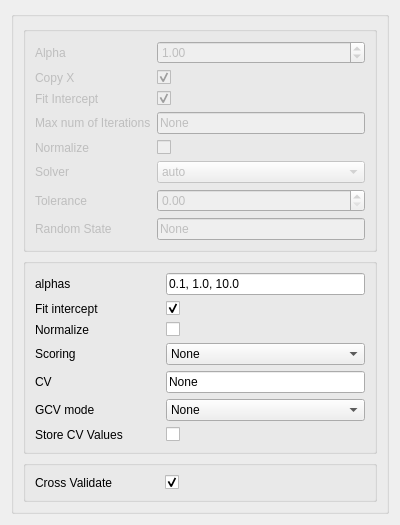
<?xml version="1.0" encoding="UTF-8"?>
<ui version="4.0">
 <class>Form</class>
 <widget class="QWidget" name="Form">
  <property name="geometry">
   <rect>
    <x>0</x>
    <y>0</y>
    <width>400</width>
    <height>443</height>
   </rect>
  </property>
  <property name="windowTitle">
   <string>Form</string>
  </property>
  <layout class="QVBoxLayout">
   <item>
    <widget class="QGroupBox" name="groupbox">
     <layout class="QVBoxLayout" name="verticalLayout">
      <item>
       <widget class="QGroupBox" name="formGroupBox">
        <property name="enabled">
         <bool>false</bool>
        </property>
        <layout class="QFormLayout" name="formLayout_2">
         <property name="fieldGrowthPolicy">
          <enum>QFormLayout::AllNonFixedFieldsGrow</enum>
         </property>
         <item row="0" column="0">
          <widget class="QLabel" name="alphaLabel_2">
           <property name="text">
            <string>Alpha</string>
           </property>
          </widget>
         </item>
         <item row="0" column="1">
          <widget class="QDoubleSpinBox" name="alphaDoubleSpinBox_2">
           <property name="value">
            <double>1.000000000000000</double>
           </property>
          </widget>
         </item>
         <item row="1" column="0">
          <widget class="QLabel" name="copyXLabel_2">
           <property name="text">
            <string>Copy X</string>
           </property>
          </widget>
         </item>
         <item row="1" column="1">
          <widget class="QCheckBox" name="copyXCheckBox_2">
           <property name="checked">
            <bool>true</bool>
           </property>
          </widget>
         </item>
         <item row="2" column="0">
          <widget class="QLabel" name="fitInterceptLabel_4">
           <property name="text">
            <string>Fit Intercept</string>
           </property>
          </widget>
         </item>
         <item row="2" column="1">
          <widget class="QCheckBox" name="fitInterceptCheckBox_4">
           <property name="checked">
            <bool>true</bool>
           </property>
          </widget>
         </item>
         <item row="3" column="0">
          <widget class="QLabel" name="maxNumOfIterationsLabel_2">
           <property name="text">
            <string>Max num of Iterations</string>
           </property>
          </widget>
         </item>
         <item row="3" column="1">
          <widget class="QLineEdit" name="maxNumOfIterationslineEdit_2">
           <property name="text">
            <string>None</string>
           </property>
          </widget>
         </item>
         <item row="4" column="0">
          <widget class="QLabel" name="normalizeLabel_4">
           <property name="text">
            <string>Normalize</string>
           </property>
          </widget>
         </item>
         <item row="4" column="1">
          <widget class="QCheckBox" name="normalizeCheckBox_4"/>
         </item>
         <item row="5" column="0">
          <widget class="QLabel" name="solverLabel_2">
           <property name="text">
            <string>Solver</string>
           </property>
          </widget>
         </item>
         <item row="5" column="1">
          <widget class="QComboBox" name="solverComboBox_2">
           <item>
            <property name="text">
             <string>auto</string>
            </property>
           </item>
           <item>
            <property name="text">
             <string>svd</string>
            </property>
           </item>
           <item>
            <property name="text">
             <string>cholesky</string>
            </property>
           </item>
           <item>
            <property name="text">
             <string>lsqr</string>
            </property>
           </item>
           <item>
            <property name="text">
             <string>sparse_cg</string>
            </property>
           </item>
           <item>
            <property name="text">
             <string>sag</string>
            </property>
           </item>
          </widget>
         </item>
         <item row="6" column="0">
          <widget class="QLabel" name="toleranceLabel_2">
           <property name="text">
            <string>Tolerance</string>
           </property>
          </widget>
         </item>
         <item row="6" column="1">
          <widget class="QDoubleSpinBox" name="toleranceDoubleSpinBox_2"/>
         </item>
         <item row="7" column="0">
          <widget class="QLabel" name="randomStateLabel_2">
           <property name="text">
            <string>Random State</string>
           </property>
          </widget>
         </item>
         <item row="7" column="1">
          <widget class="QLineEdit" name="randomStateLineEdit_2">
           <property name="text">
            <string>None</string>
           </property>
          </widget>
         </item>
        </layout>
       </widget>
      </item>
      <item>
       <widget class="QGroupBox" name="formGroupBox_CV">
        <layout class="QFormLayout" name="formLayout_6">
         <property name="fieldGrowthPolicy">
          <enum>QFormLayout::AllNonFixedFieldsGrow</enum>
         </property>
         <item row="0" column="0">
          <widget class="QLabel" name="alphasLabel_2">
           <property name="text">
            <string>alphas</string>
           </property>
          </widget>
         </item>
         <item row="0" column="1">
          <widget class="QLineEdit" name="alphasLineEdit_2">
           <property name="text">
            <string>0.1, 1.0, 10.0</string>
           </property>
          </widget>
         </item>
         <item row="1" column="0">
          <widget class="QLabel" name="fitInterceptLabel_3">
           <property name="text">
            <string>Fit intercept </string>
           </property>
          </widget>
         </item>
         <item row="1" column="1">
          <widget class="QCheckBox" name="fitInterceptCheckBox_3">
           <property name="checked">
            <bool>true</bool>
           </property>
          </widget>
         </item>
         <item row="2" column="0">
          <widget class="QLabel" name="normalizeLabel_3">
           <property name="text">
            <string>Normalize </string>
           </property>
          </widget>
         </item>
         <item row="2" column="1">
          <widget class="QCheckBox" name="normalizeCheckBox_3"/>
         </item>
         <item row="3" column="0">
          <widget class="QLabel" name="scoringLabel_2">
           <property name="text">
            <string>Scoring</string>
           </property>
          </widget>
         </item>
         <item row="3" column="1">
          <widget class="QComboBox" name="scoringComboBox_2">
           <item>
            <property name="text">
             <string>None</string>
            </property>
           </item>
           <item>
            <property name="text">
             <string>string</string>
            </property>
           </item>
           <item>
            <property name="text">
             <string>callable</string>
            </property>
           </item>
          </widget>
         </item>
         <item row="4" column="0">
          <widget class="QLabel" name="cvLabel_2">
           <property name="text">
            <string>CV</string>
           </property>
          </widget>
         </item>
         <item row="4" column="1">
          <widget class="QLineEdit" name="cvLineEdit_2">
           <property name="text">
            <string>None</string>
           </property>
          </widget>
         </item>
         <item row="5" column="0">
          <widget class="QLabel" name="gCVModeLabel_2">
           <property name="text">
            <string>GCV mode</string>
           </property>
          </widget>
         </item>
         <item row="5" column="1">
          <widget class="QComboBox" name="gCVModeComboBox_2">
           <item>
            <property name="text">
             <string>None</string>
            </property>
           </item>
           <item>
            <property name="text">
             <string>auto</string>
            </property>
           </item>
           <item>
            <property name="text">
             <string>svd</string>
            </property>
           </item>
           <item>
            <property name="text">
             <string>eigen</string>
            </property>
           </item>
          </widget>
         </item>
         <item row="6" column="0">
          <widget class="QLabel" name="storeCVValuesLabel_2">
           <property name="text">
            <string>Store CV Values           </string>
           </property>
          </widget>
         </item>
         <item row="6" column="1">
          <widget class="QCheckBox" name="storeCVValuesCheckBox_2"/>
         </item>
        </layout>
       </widget>
      </item>
      <item>
       <widget class="QGroupBox" name="formGroupBox_2">
        <layout class="QFormLayout" name="formLayout_5">
         <item row="0" column="0">
          <widget class="QLabel" name="crossValidateLabel_2">
           <property name="text">
            <string>Cross Validate              </string>
           </property>
          </widget>
         </item>
         <item row="0" column="1">
          <widget class="QCheckBox" name="crossValidateCheckBox_2">
           <property name="checked">
            <bool>true</bool>
           </property>
          </widget>
         </item>
        </layout>
       </widget>
      </item>
     </layout>
    </widget>
   </item>
  </layout>
 </widget>
 <resources/>
 <connections>
  <connection>
   <sender>crossValidateCheckBox_2</sender>
   <signal>toggled(bool)</signal>
   <receiver>formGroupBox_CV</receiver>
   <slot>setEnabled(bool)</slot>
   <hints>
    <hint type="sourcelabel">
     <x>142</x>
     <y>411</y>
    </hint>
    <hint type="destinationlabel">
     <x>117</x>
     <y>284</y>
    </hint>
   </hints>
  </connection>
  <connection>
   <sender>crossValidateCheckBox_2</sender>
   <signal>toggled(bool)</signal>
   <receiver>formGroupBox</receiver>
   <slot>setDisabled(bool)</slot>
   <hints>
    <hint type="sourcelabel">
     <x>229</x>
     <y>415</y>
    </hint>
    <hint type="destinationlabel">
     <x>99</x>
     <y>136</y>
    </hint>
   </hints>
  </connection>
 </connections>
</ui>
